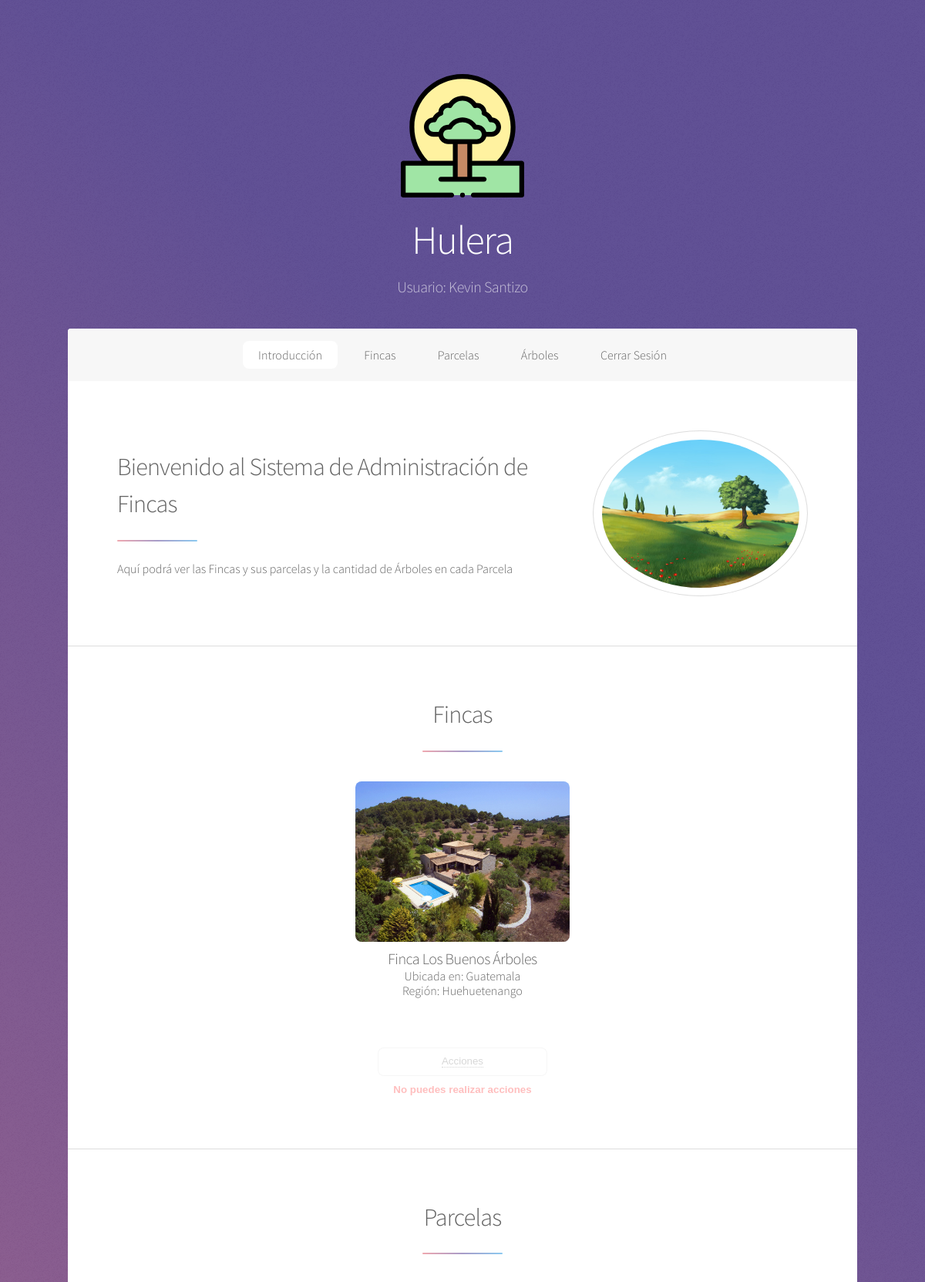
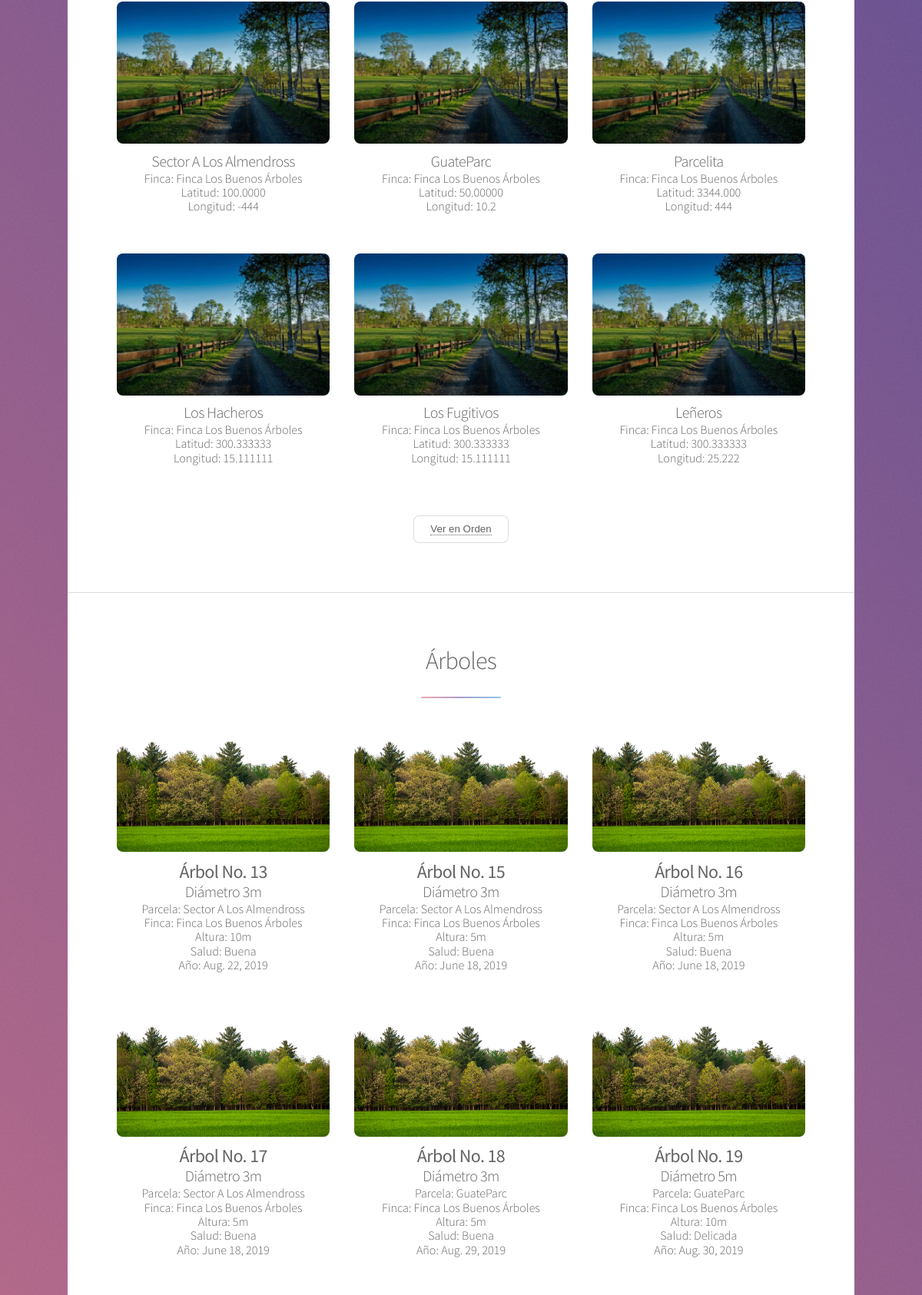
The page /estate/index/1/ (upper part) on the database its author committed (2 pictures, top to bottom).
### user/models.py (models this page shows)
class User(models.Model):
    first_name = models.CharField(max_length=100)
    last_name = models.CharField(max_length=100)
    phone = models.CharField(max_length=10)
    PERMISSIONS = (
        ('0', 'Collaborator'),
        ('1', 'Admin'),
    )
    permissions = models.CharField(
        max_length=1,
        choices=PERMISSIONS,
        blank=True,
        default='0',
    )

### estate/models.py (models this page shows, shortened)
class Land(models.Model):
    name = models.CharField(max_length=100)
    country = models.CharField(max_length=100)
    region = models.CharField(max_length=100)

class Plot(models.Model):
    land = models.ForeignKey(Land, on_delete=models.CASCADE)
    name = models.CharField(max_length=100)
    latitude = models.CharField(max_length=100)
    length = models.CharField(max_length=100)

class Tree(models.Model):
    plot = models.ForeignKey(Plot, on_delete=models.CASCADE)
    diameter = models.CharField(max_length=100)
    height = models.CharField(max_length=100)
    health = models.CharField(max_length=100)
    year = models.DateField()

### estate/views.py (the view)
# urls.py: path('index/<int:user_pk>/', views.index, name='index'),
def index(request, user_pk):
    template = 'estate/index.html'
    context = {
        'lands': Land.objects.all(),
        'plots': Plot.objects.all(),
        'user': User.objects.get(pk=user_pk),
        'trees': Tree.objects.all(),
    }
    return render(request, template, context)

### estate/templates/estate/index.html (shortened to what this page needs)
{% extends 'estate/base.html' %}
{% block content %}
<div id="wrapper">
                    {% load static %}
					<header id="header" class="alt">
						<span class="logo"><img src="{% static 'images/arbolito.svg' %}" style="width: 10em;" alt="" /></span>
						<h1>Hulera</h1>
						<p>Usuario: {{ user.first_name }} {{ user.last_name }}<br/>
					</header>
					<nav id="nav">
						<ul>
							<li><a href="#intro" class="active">Introducción</a></li>
							<li><a href="#first">Fincas</a></li>
							<li><a href="#second">Parcelas</a></li>
							<li><a href="#cta">Árboles</a></li>
							<li><a href="{% url 'user:login' %}">Cerrar Sesión</a></li>
						</ul>
					</nav>
					<div id="main">
							<section id="intro" class="main">
								<div class="spotlight">
									<div class="content">
										<header class="major">
											<h2>Bienvenido al Sistema de Administración de Fincas</h2>
										</header>
										<p>Aquí podrá ver las Fincas y sus parcelas y la cantidad de Árboles en cada Parcela</p>
									</div>
									<span class="image"><img src="{% static 'images/finquita.jpg' %}" alt="" /></span>
								</div>
							</section>
							<section id="first" class="main special">
								<header class="major">
									<h2>Fincas</h2>
								</header>
								<ul class="features">
                                    {% for land in lands %}
									<li>
									<span class="image"><img src="{% static 'images/finca.jpg' %}" style="width: 100%;" alt="" /></span>
										<h3>{{ land.name }}</h3>
                                        <p>Ubicada en: {{ land.country }}</p>
                                        <p>Región: {{ land.region }}</p>
									</li>
                                    {% endfor %}
								</ul>
								<footer class="major">
									<ul class="actions special">
                                        {% if user.permissions == '0' %}
                                        <li><button class="button" disabled><a href="" disabled>Acciones<br></a><p style="color:red; font-weight: bold;">No puedes realizar acciones</p></button></li>
                                        {% else %}
                                        <li><button class="button"><a href="{% url 'estate:actions' user.pk %}">Acciones</a></button></li>
                                        {% endif %}
									</ul>
								</footer>
							</section>
						<section id="second" class="main special">
								<header class="major">
									<h2>Parcelas</h2>
								</header>
								<ul class="features">
                                    {% for plot in plots %}
									<li>
									<span class="image"><img src="{% static 'images/parcela.jpg' %}" style="width: 100%;" alt="" /></span>
										<h3>{{ plot.name }}</h3>
										<p>Finca: {{ plot.land.name }}</p>
                                        <p>Latitud: {{ plot.latitude }}</p>
                                        <p>Longitud: {{ plot.length }}</p>
									</li>
                                    {% endfor %}
								</ul>
								<footer class="major">
									<ul class="actions special">
                                        {% if user.permissions == '0' %}
                                        <li><button class="button"><a href="{% url 'estate:detail-plot-land' user.pk %}">Ver en Orden <br></a></button></li>
                                        {% else %}
                                        <li><button class="button"><a href="{% url 'estate:actions-plot' user.pk %}">Acciones</a></button></li>
                                        {% endif %}
									</ul>
								</footer>
							</section>
							<section id="cta" class="main special">
								<header class="major">
									<h2>Árboles</h2>
								</header>
								<ul class="features">
                                    {% for tree in trees %}
									<li>
									<span class="image"><img src="{% static 'images/arboles.png' %}" style="width: 100%;" alt="" /></span>
										<h2><strong>Árbol No. {{ tree.id }}</strong></h2>
										<h3>Diámetro {{ tree.diameter }}</h3>
										<p>Parcela: {{ tree.plot.name }}</p>
                                        <p>Finca: {{ tree.plot.land.name }}</p>
                                        <p>Altura: {{ tree.height }}</p>
										<p>Salud: {{ tree.health }}</p>
										<p>Año: {{ tree.year }}</p>
									</li>
                                    {% endfor %}
								</ul>
							</section>
					</div>
			</div>
{% endblock %}

### estate/templates/estate/base.html (shortened to what this page needs)
<!DOCTYPE HTML>
<html>
	<head>
        {% load static %}
		<link rel="stylesheet" href="{% static 'assets/css/main.css' %}"/>
	</head>
	<body class="is-preload">
            {% block content %}
            {% endblock %}
	</body>
</html>

### rows shown on the page
User: first_name "Kevin", last_name "Santizo"
Land: name "Finca Los Buenos Árboles", country "Guatemala", region "Huehuetenango"
Plot: name "Sector A Los Almendross", land.name "Finca Los Buenos Árboles", latitude "100.0000", length "-444"
Plot: name "GuateParc", land.name "Finca Los Buenos Árboles", latitude "50.00000", length "10.2"
Plot: name "Parcelita", land.name "Finca Los Buenos Árboles", latitude "3344.000", length "444"
Plot: name "Los Hacheros", land.name "Finca Los Buenos Árboles", latitude "300.333333", length "15.111111"
Plot: name "Los Fugitivos", land.name "Finca Los Buenos Árboles", latitude "300.333333", length "15.111111"
Plot: name "Leñeros", land.name "Finca Los Buenos Árboles", latitude "300.333333", length "25.222"
Tree: id "13", diameter "3m", plot.name "Sector A Los Almendross", plot.land.name "Finca Los Buenos Árboles", height "10m", health "Buena", year "Aug. 22, 2019"
Tree: id "15", diameter "3m", plot.name "Sector A Los Almendross", plot.land.name "Finca Los Buenos Árboles", height "5m", health "Buena", year "June 18, 2019"
Tree: id "16", diameter "3m", plot.name "Sector A Los Almendross", plot.land.name "Finca Los Buenos Árboles", height "5m", health "Buena", year "June 18, 2019"
Tree: id "17", diameter "3m", plot.name "Sector A Los Almendross", plot.land.name "Finca Los Buenos Árboles", height "5m", health "Buena", year "June 18, 2019"
Tree: id "18", diameter "3m", plot.name "GuateParc", plot.land.name "Finca Los Buenos Árboles", height "5m", health "Buena", year "Aug. 29, 2019"
Tree: id "19", diameter "5m", plot.name "GuateParc", plot.land.name "Finca Los Buenos Árboles", height "10m", health "Delicada", year "Aug. 30, 2019"
